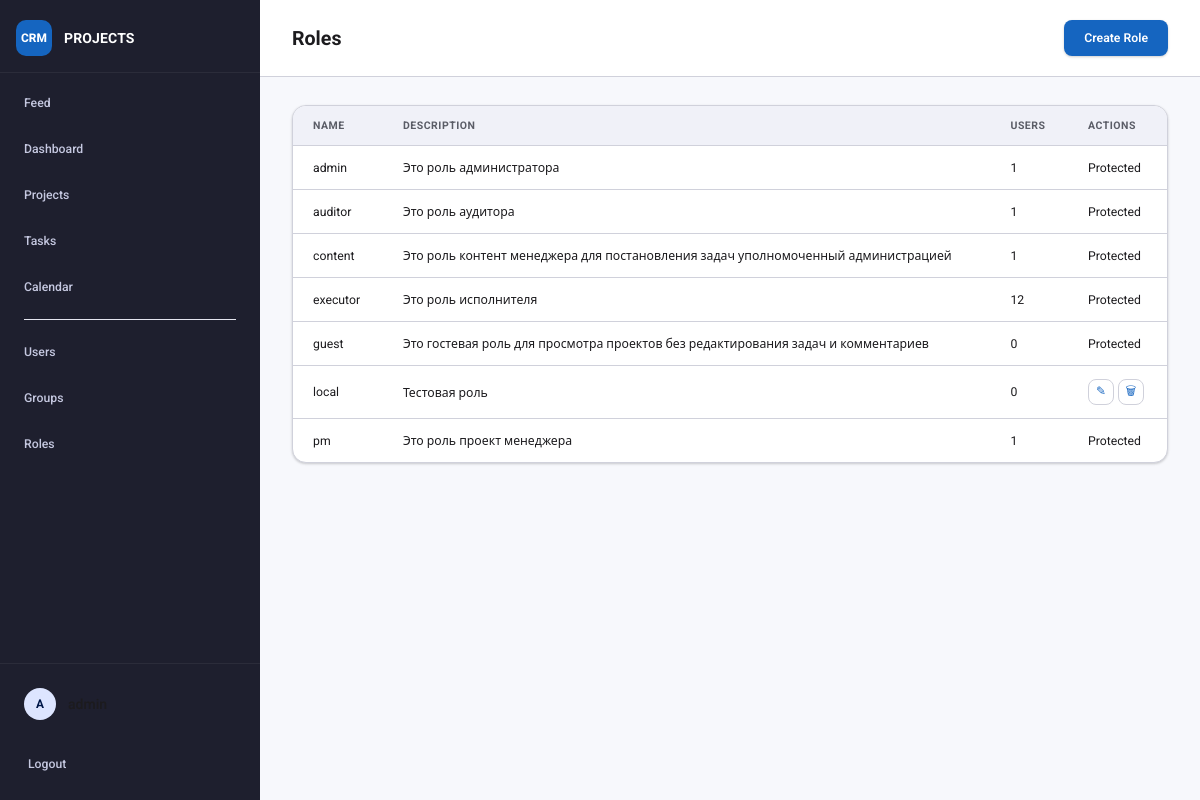
Page /roles/ (signed in) on the committed database.
### projects/models.py (models this page shows, shortened)
class Role(models.Model):
    PROTECTED_NAMES = frozenset({"admin", "executor", "content", "guest", "auditor", "pm"})
    name = models.CharField(max_length=100, unique=True)
    description = models.TextField(blank=True)
    users = models.ManyToManyField(User, blank=True, related_name="roles")
    class Meta:
        ordering = ["name"]
    @property
    def is_protected(self):
        return self.name.lower() in self.PROTECTED_NAMES

### projects/views.py (the view)
# urls.py: path("roles/", views.role_list, name="role_list"),
@login_required
def role_list(request):
    if not is_admin_role(request.user):
        return forbidden_response(request, "Only admins can manage roles.")
    roles = Role.objects.prefetch_related("users").order_by("name")
    return render(request, "projects/role_list.html", {"roles": roles})

### projects/current_user.py (called while the page is built)
def set_current_user(user):
    return _current_user.set(user)

def reset_current_user(token):
    _current_user.reset(token)

### projects/views.py (called while the page is built)
def has_role(user, role_name):
    if not user.is_authenticated:
        return False
    return user.roles.filter(name__iexact=role_name).exists() or user.is_superuser

def is_admin_role(user):
    return has_role(user, "admin")

### projects/templates/projects/role_list.html
{% extends "projects/base.html" %}
{% block page_header %}
<div class="page-header">
    <h1>Roles</h1>
    <div class="page-actions">
        <a class="button" href="{% url 'role_create' %}">Create Role</a>
    </div>
</div>
{% endblock %}
{% block content %}
<div class="table-wrap">
<table class="table-list">
    <thead>
        <tr>
            <th>Name</th>
            <th>Description</th>
            <th>Users</th>
            <th>Actions</th>
        </tr>
    </thead>
    <tbody>
        {% for role in roles %}
        <tr>
            <td>{{ role.name }}</td>
            <td class="rich-text-content">{{ role.description|default:'—'|safe }}</td>
            <td>{{ role.users.count }}</td>
            <td>
                {% if not role.is_protected %}
                    <span class="table-actions">
                        <a class="table-action-icon" href="{% url 'role_update' role.pk %}" title="Edit role" aria-label="Edit role"><span aria-hidden="true">✎</span><span class="sr-only">Edit role</span></a>
                        <a class="table-action-icon table-action-icon--danger" href="{% url 'role_delete' role.pk %}" title="Delete role" aria-label="Delete role"><span aria-hidden="true">🗑</span><span class="sr-only">Delete role</span></a>
                    </span>
                {% else %}
                    <span class="muted">Protected</span>
                {% endif %}
            </td>
        </tr>
        {% empty %}
        <tr>
            <td colspan="4">No roles available.</td>
        </tr>
        {% endfor %}
    </tbody>
</table>
</div>
{% endblock %}

### projects/templates/projects/base.html (shortened to what this page needs)
{% load static %}
{% load role_tags %}
<!DOCTYPE html>
<html lang="en">
<head>
    <link rel="stylesheet" href="{% static 'projects/css/style.css' %}" />
</head>
<body class="{% block body_class %}app-body{% endblock %}">
<div class="app-shell">
    {% block header %}
    <aside class="sidebar">
        <div class="sidebar-brand">
            <div class="brand-icon">CRM</div>
            <div>
                <div class="brand-title">PROJECTS</div>
            </div>
        </div>
        <nav class="sidebar-nav">
            <a class="sidebar-link" href="{% url 'home' %}">
                <span class="nav-label">Feed</span>
            </a>
            <a class="sidebar-link" href="{% url 'dashboard' %}">
                <span class="nav-label">Dashboard</span>
            </a>
            <a class="sidebar-link" href="{% url 'project_list' %}">
                <span class="nav-label">Projects</span>
            </a>
            <a class="sidebar-link" href="{% url 'task_list' %}">
                <span class="nav-label">Tasks</span>
            </a>
            <a class="sidebar-link" href="{% url 'calendar' %}">
                <span class="nav-label">Calendar</span>
            </a>
            {% if user.is_staff or user.is_superuser or user|has_role:'admin' %}
                <div class="nav-divider" style="height: 1px; background: var(--md-surface-variant); margin: 8px 16px;"></div>
                <a class="sidebar-link" href="{% url 'user_list' %}">
                    <span class="nav-label">Users</span>
                </a>
                <a class="sidebar-link" href="{% url 'group_list' %}">
                    <span class="nav-label">Groups</span>
                </a>
                <a class="sidebar-link" href="{% url 'role_list' %}">
                    <span class="nav-label">Roles</span>
                </a>
            {% endif %}
        </nav>
        <div class="sidebar-footer" style="margin-top: auto; padding: 12px;">
            {% if user.is_authenticated %}
                <div class="user-info" style="padding: 12px; display: flex; align-items: center; gap: 12px; margin-bottom: 8px;">
                    <div class="user-avatar" style="width: 32px; height: 32px; border-radius: 16px; background: var(--md-primary-container); display: flex; align-items: center; justify-content: center; font-weight: 700;">{{ user.username|first|upper }}</div>
                    <span style="font-weight: 500;">{{ user.username }}</span>
                </div>
                <a class="sidebar-link" href="{% url 'logout' %}" style="height: 48px;">Logout</a>
            {% else %}
                <a class="sidebar-link" href="{% url 'login' %}">Login</a>
            {% endif %}
        </div>
    </aside>
    {% endblock %}
    <div class="workspace">
        {% block page_header %}{% endblock %}
        <main class="workspace-content">
            <div class="container page-container">
                {% block content %}{% endblock %}
            </div>
        </main>
    </div>
</div>
</body>
</html>

### projects/static/projects/css/style.css (style rules this page uses)
* { box-sizing: border-box; }
html, body { margin: 0; padding: 0; height: 100%; font-family: 'Roboto', system-ui, sans-serif; font-size: 14px; background: var(--md-surface); color: var(--md-on-surface); }
.app-shell { display: grid; grid-template-columns: 260px 1fr; height: 100vh; overflow: hidden; }
.sidebar { background: var(--md-nav-bg); display: flex; flex-direction: column; height: 100vh; overflow-y: auto; border-right: none; }
.sidebar-brand { display: flex; align-items: center; gap: 12px; padding: 20px 16px 16px; border-bottom: 1px solid rgba(255,255,255,0.06); margin-bottom: 8px; }
.brand-icon { width: 36px; height: 36px; background: var(--md-primary); color: #fff; border-radius: 10px; display: flex; align-items: center; justify-content: center; font-weight: 800; font-size: 0.85rem; flex-shrink: 0; }
.brand-title { font-size: 1rem; font-weight: 700; color: #fff; letter-spacing: .01em; }
.sidebar-nav { display: flex; flex-direction: column; gap: 2px; padding: 0 8px; flex: 1; }
.sidebar-link { display: flex; align-items: center; height: 44px; padding: 0 16px; border-radius: 10px; text-decoration: none; color: var(--md-nav-text); font-weight: 500; font-size: 0.875rem; transition: background 0.15s ease, color 0.15s ease; white-space: nowrap; }
.nav-divider { height: 1px; background: rgba(255,255,255,.07); margin: 8px 16px; }
.sidebar-footer { padding: 12px 8px 16px; border-top: 1px solid rgba(255,255,255,.06); margin-top: auto; }
.user-info { display: flex; align-items: center; gap: 10px; padding: 8px 12px 12px; }
.user-avatar { width: 32px; height: 32px; border-radius: 50%; background: var(--md-primary-container); color: var(--md-on-primary-container); display: flex; align-items: center; justify-content: center; font-weight: 700; font-size: 0.85rem; flex-shrink: 0; }
.workspace { display: flex; flex-direction: column; height: 100vh; overflow-y: auto; background: var(--md-surface); }
.workspace-content { padding: 0; }
.container { width: 100%; }
.page-container { padding: 28px 32px; }
.page-header { display: flex; align-items: center; justify-content: space-between; flex-wrap: wrap; gap: 12px; padding: 20px 32px; background: var(--md-surface-card); border-bottom: 1px solid var(--md-outline-variant); position: sticky; top: 0; z-index: 10; }
.page-header h1 { margin: 0; font-size: 1.4rem; font-weight: 700; color: var(--md-on-surface); }
.page-actions, .header-actions { display: flex; gap: 8px; align-items: center; }
h1 { margin: 0 0 4px; font-size: 1.4rem; font-weight: 700; }
a { color: var(--md-primary); text-decoration: none; }
.button { display: inline-flex; align-items: center; justify-content: center; gap: 6px; height: 36px; padding: 0 20px; border-radius: 8px; background: var(--md-primary); color: #fff; font-size: 0.875rem; font-weight: 600; font-family: inherit; border: none; cursor: pointer; text-decoration: none; box-shadow: var(--md-elev1); transition: filter 0.15s, box-shadow 0.15s; white-space: nowrap; }
.table-wrap { background: var(--md-surface-card); border: 1px solid var(--md-outline-variant); border-radius: 14px; overflow: hidden; box-shadow: var(--md-elev1); }
.table-list { width: 100%; border-collapse: collapse; }
.table-list th { background: #f0f1f8; padding: 13px 20px; font-size: 0.75rem; font-weight: 700; text-transform: uppercase; letter-spacing: .05em; color: var(--md-on-surface-muted); text-align: left; border-bottom: 1px solid var(--md-outline-variant); white-space: nowrap; }
.table-list td { padding: 13px 20px; border-bottom: 1px solid var(--md-outline-variant); font-size: 0.875rem; color: var(--md-on-surface); vertical-align: middle; }
.table-list tr:last-child td { border-bottom: none; }
.table-list td a { color: var(--md-primary); font-weight: 500; }
.table-actions { display: inline-flex; align-items: center; gap: 4px; flex-wrap: nowrap; white-space: nowrap; }
.table-action-icon { display: inline-flex; align-items: center; justify-content: center; width: 26px; height: 26px; border: 1px solid var(--md-outline-variant); border-radius: 8px; color: var(--md-primary); background: var(--md-surface-card); text-decoration: none; font-size: 0.85rem; line-height: 1; }
.table-action-icon--danger { color: var(--md-error); }

### rows in the picture
Role: name "admin", description "Это роль администратора", users.count "1", shows "Protected"
Role: name "auditor", description "Это роль аудитора", users.count "1", shows "Protected"
Role: name "content", description "Это роль контент менеджера для постановления задач уполномоченный администрацией", users.count "1", shows "Protected"
Role: name "executor", description "Это роль исполнителя", users.count "12", shows "Protected"
Role: name "guest", description "Это гостевая роль для просмотра проектов без редактирования задач и комментариев", users.count "0", shows "Protected"
Role: name "local", description "Тестовая роль", users.count "0"
Role: name "pm", description "Это роль проект менеджера", users.count "1", shows "Protected"

### other values in the picture
{{ user.username|first|upper }} "A"
